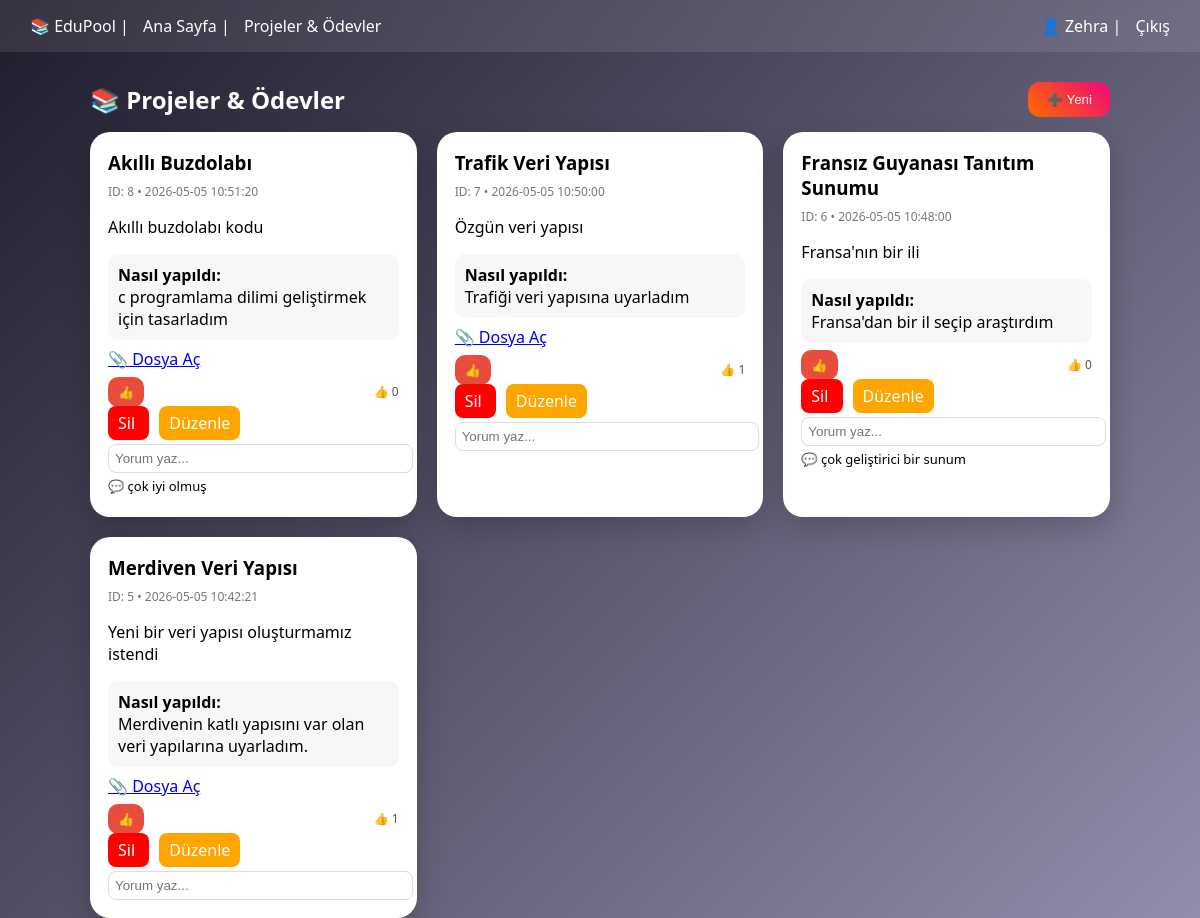
Screenshot of /projects.php (signed in) with the database file from the repository.
### tables this page shows
CREATE TABLE IF NOT EXISTS `users` (
  `id` int NOT NULL AUTO_INCREMENT,
  `username` varchar(50) DEFAULT NULL,
  `email` varchar(100) DEFAULT NULL,
  `password` varchar(100) DEFAULT NULL,
  `role` varchar(20) DEFAULT 'user',
  PRIMARY KEY (`id`)
);

CREATE TABLE IF NOT EXISTS `projects` (
  `id` int NOT NULL AUTO_INCREMENT,
  `user_id` int DEFAULT NULL,
  `title` varchar(255) DEFAULT NULL,
  `description` text,
  `how_made` text,
  `file_path` varchar(255) DEFAULT NULL,
  `created_at` timestamp NULL DEFAULT CURRENT_TIMESTAMP,
  PRIMARY KEY (`id`)
);

CREATE TABLE IF NOT EXISTS `comments` (
  `id` int NOT NULL AUTO_INCREMENT,
  `user_id` int DEFAULT NULL,
  `project_id` int DEFAULT NULL,
  `comment` text,
  `created_at` timestamp NULL DEFAULT CURRENT_TIMESTAMP,
  PRIMARY KEY (`id`)
);

### projects.php (the view, shortened to what this page needs)
<?php
$conn = new mysqli("localhost","root","","edu_pool");
$user_id = $_SESSION['user_id'];
$user = $conn->query("SELECT * FROM users WHERE id=$user_id")->fetch_assoc();
$projects = $conn->query("
SELECT p.*,
 (SELECT COUNT(*) FROM likes l WHERE l.project_id=p.id) as like_count,
 (SELECT COUNT(*) FROM bookmarks b WHERE b.project_id=p.id) as save_count
FROM projects p
ORDER BY p.id DESC
");
?>
<!DOCTYPE html>
<html>
<head>
</head>
<body>
<div class="navbar">
    <div>
        📚 EduPool |
        <a href="list.php">Ana Sayfa</a> |
        <a href="projects.php">Projeler & Ödevler</a>
    </div>
    <div>
        👤 <?php echo $user['username']; ?> |
        <a href="logout.php">Çıkış</a>
    </div>
</div>
<div class="container">
<div style="display:flex;justify-content:space-between;align-items:center;margin-bottom:15px;">
    <h2 style="color:white;margin:0;">📚 Projeler & Ödevler</h2>
    <button class="add-btn" onclick="openModal()">➕ Yeni</button>
</div>
<div class="grid">
<?php while($p=$projects->fetch_assoc()){ ?>
<div class="card">
<h3><?php echo $p['title']; ?></h3>
<div class="meta">ID: <?php echo $p['id']; ?> • <?php echo $p['created_at']; ?></div>
<p><?php echo $p['description']; ?></p>
<div class="how">
<b>Nasıl yapıldı:</b><br>
<?php echo $p['how_made']; ?>
</div>
<?php if($p['file_path']){ ?>
<a href="<?php echo $p['file_path']; ?>" target="_blank">📎 Dosya Aç</a>
<?php } ?>
<div class="actions">
    <div class="left">
        <a class="like" href="?like=<?php echo $p['id']; ?>">👍</a>
            </div>
    <div class="count">
        👍 <?php echo $p['like_count']; ?>
    </div>
</div>
<div style="margin-top:10px;">
<a href="delete.php?id=<?php echo $p['id']; ?>&type=project"
style="background:red;color:white;padding:6px 10px;border-radius:8px;text-decoration:none;">
Sil
</a>
<a href="edit_project.php?id=<?php echo $p['id']; ?>"
style="background:orange;color:white;padding:6px 10px;border-radius:8px;text-decoration:none;margin-left:10px;">
Düzenle
</a>
</div>
<div class="comments">
<form method="POST">
<input name="comment" placeholder="Yorum yaz...">
</form>
<?php
$cs=$conn->query("SELECT comment FROM comments WHERE project_id=".$p['id']);
while($c=$cs->fetch_assoc()){
echo "<p>💬 ".$c['comment']."</p>";
}
?>
</div>
</div>
<?php } ?>
</div>
</div>
</body>
</html>

### projects.php (style rules this page uses)
body { margin:0; font-family:'Segoe UI'; background: linear-gradient(135deg,#1f1c2c,#928dab); }
.navbar { background: rgba(255,255,255,0.1); backdrop-filter: blur(15px); color:white; padding:15px 30px; display:flex; justify-content:space-between; }
.navbar a { color:white;text-decoration:none;margin-left:10px; }
.container { width:85%;margin:auto;margin-top:30px; }
.add-btn { background: linear-gradient(45deg,#ff6a00,#ee0979); color:white;border:none;padding:10px 18px;border-radius:12px;cursor:pointer; }
.grid { display:grid; grid-template-columns:repeat(auto-fill,minmax(280px,1fr)); gap:20px; }
.card { background:white; padding:18px; border-radius:20px; box-shadow:0 10px 30px rgba(0,0,0,0.2); transition:0.3s; }
.card h3 { margin:0 0 8px 0; }
.meta { font-size:12px;color:#777;margin-bottom:8px; }
.how { background:#f7f7f7;padding:10px;border-radius:10px;margin:8px 0; }
.actions { display:flex;justify-content:space-between;align-items:center;margin-top:10px; }
.left a { margin-right:10px; padding:6px 10px; border-radius:10px; text-decoration:none; color:white; font-size:13px; }
.like { background:#e74c3c; }
.count { font-size:12px;color:#555; }
.comments { margin-top:10px; }
.comments p { margin:4px 0;font-size:13px; }
.comments input { width:100%;padding:6px;border-radius:8px;border:1px solid #ddd; }

### rows the page displays
users: username "Zehra"
projects: title "Akıllı Buzdolabı", id "8", created_at "2026-05-05 10:51:20", description "Akıllı buzdolabı kodu", how_made "c programlama dilimi geliştirmek için tasarladım", like_count "0"
comments: comment "çok iyi olmuş"
projects: title "Trafik Veri Yapısı", id "7", created_at "2026-05-05 10:50:00", description "Özgün veri yapısı", how_made "Trafiği veri yapısına uyarladım", like_count "1"
projects: title "Fransız Guyanası Tanıtım Sunumu", id "6", created_at "2026-05-05 10:48:00", description "Fransa'nın bir ili", how_made "Fransa'dan bir il seçip araştırdım", like_count "0"
comments: comment "çok geliştirici bir sunum"
projects: title "Merdiven Veri Yapısı", id "5", created_at "2026-05-05 10:42:21", description "Yeni bir veri yapısı oluşturmamız istendi", how_made "Merdivenin katlı yapısını var olan veri yapılarına uyarladım.", like_count "1"
